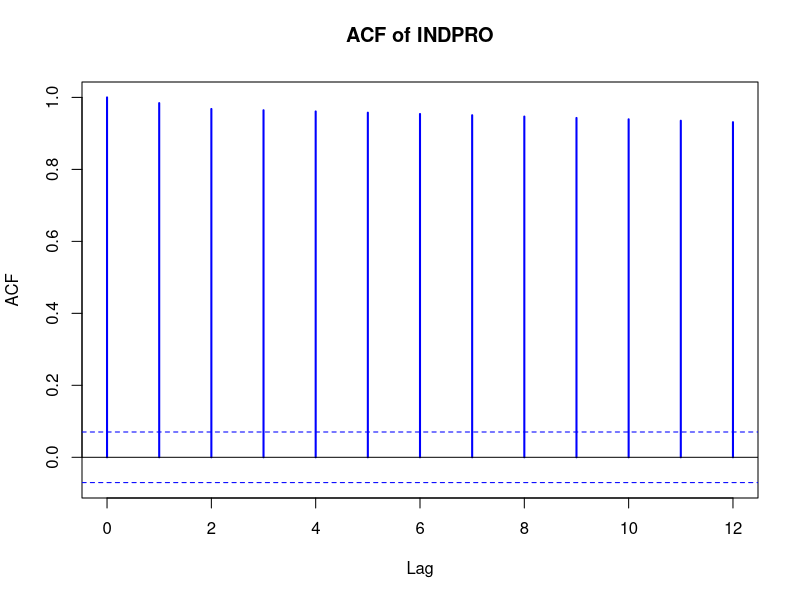
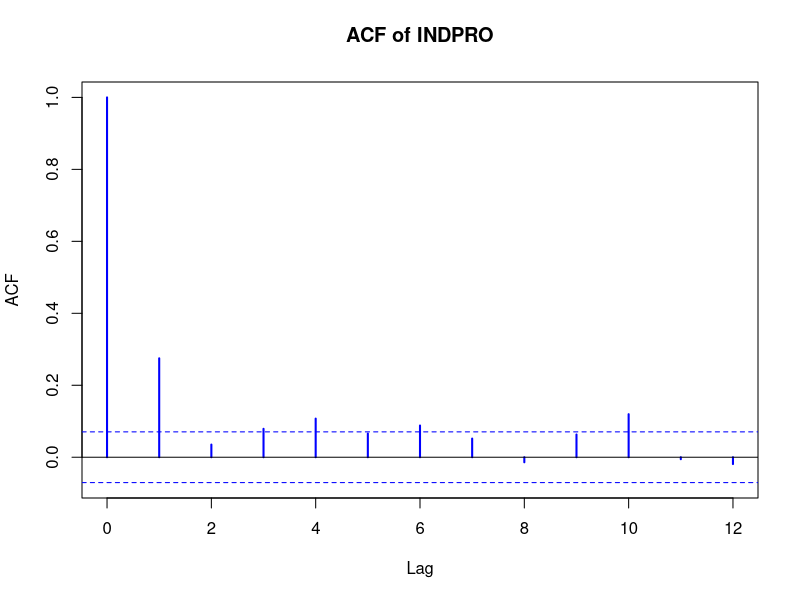
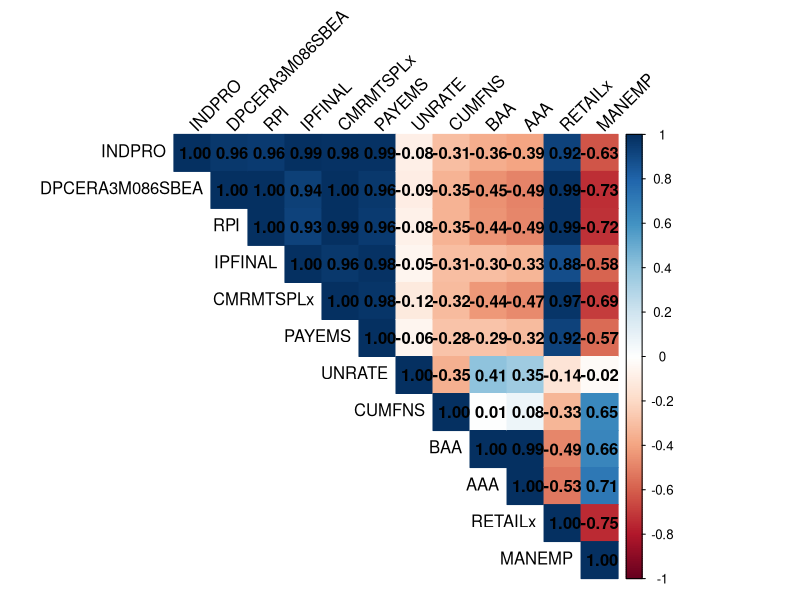

The R source for these figures, in order: (Note: this script raises an error after producing the figures.)
library(readxl) 
library(dplyr)
library(ggplot2)
library(corrplot)
library(tseries)
library(writexl)
library(tidyr)

# Loading datasets
Pre_Dataset <- read_excel("Pre_Dataset.xlsx")[-1,-1]
Pre_Dataset <- Pre_Dataset %>%
  mutate(across(everything(), ~ ifelse(is.na(.), 0, .)))
Pre_Dataset <- Pre_Dataset %>%
  mutate(across(everything(), as.numeric))
Transformed_Dataset <- read_excel("Final_Transformed_Dataset.xlsx")[-1,-1]
Transformed_Dataset <- Transformed_Dataset %>%
  mutate(across(everything(), ~ ifelse(is.na(.), 0, .)))
Transformed_Dataset <- Transformed_Dataset %>%
  mutate(across(everything(), as.numeric))

####################################################
####### 1a. Auto Correlation Plot for INDPRO #######
####################################################
#Pre:
# Calculate autocorrelation for the 'INDPRO' column without plotting 
acf_results_pre <- lapply(Pre_Dataset['INDPRO'], acf, plot = FALSE)
acf_results_pre 
# Plotting ACF
par(mfrow = c(1, 1)) 
lapply(names(Pre_Dataset['INDPRO']), function(col) {
  acf(Pre_Dataset[[col]], main = paste("ACF of", col), lag.max = 12, col = "blue", lwd = 2)
})

#Transformed:
acf_results_transformed <- lapply(Pre_Dataset['INDPRO'], acf, plot = FALSE)
acf_results_transformed 
par(mfrow = c(1, 1)) 
lapply(names(Transformed_Dataset['INDPRO']), function(col) {
  acf(Transformed_Dataset[[col]], main = paste("ACF of", col), lag.max = 12, col = "blue", lwd = 2)
})

####################################################
###### 1b. Augmented Dickey-Fuller (ADF) test ######
####################################################
# Pre:
adf_result <- adf.test(Pre_Dataset$INDPRO)
adf_result
# The Dickey-Fuller statistic is positive in this case, which is a key indicator that the time series might be non-stationary. 
# p-value = 0.99 -> not statistically significant & cannot reject the numm hypothesis that the series has a unit root
# The lag order refers to the number of lagged differences included in the test. 
# The ADF test is "augmented" with lagged values of the differenced series to account for higher-order autocorrelation that might be present in the data. 
# lag order 9 -> 9 lagged differences of the INDPRO series were included in the test to account for autocorrelation.

# Transformed: 
adf_result <- adf.test(Transformed_Dataset$INDPRO)
adf_result
# A more negative Dickey-Fuller statistic indicates stronger evidence against the presence of a unit root (non-stationarity)
# -7.3901 is quite negative, suggesting strong evidence that the series is stationary and does not have a unit root.
# p-value = 0.01 (significant) -> only a 1% chance that the INDPRO time series is non-stationary. 
# reject null hypothesis, conclude that it is likely stationary

####################################################
##### 2. Correlation matrix between variables #####
####################################################
subset_data <- Pre_Dataset[, c("INDPRO", "DPCERA3M086SBEA", "RPI", "IPFINAL", "CMRMTSPLx", "PAYEMS", "UNRATE", "CUMFNS", "BAA", "AAA", "RETAILx", "MANEMP")]  
correlation_matrix_subset <- cor(subset_data, use = "pairwise.complete.obs")
correlation_matrix_subset
write_xlsx(as.data.frame(correlation_matrix_subset), "correlation_matrix.xlsx")

# Heatmap of the correlation matrix
corrplot(correlation_matrix_subset, method = "color", type = "upper", 
         tl.col = "black", tl.srt = 45, 
         addCoef.col = "black")  

####################################################
############ 3. Descriptive Statistics ############# 
####################################################
subset_data <- Pre_Dataset[, c("INDPRO", "DPCERA3M086SBEA", "RPI", "IPFINAL", "CMRMTSPLx", "PAYEMS", "UNRATE", "CUMFNS", "BAA", "AAA", "RETAILx", "MANEMP")]  

descriptive_stats <- function(x) {
  stats <- c(
    Count = length(x),
    Mean = mean(x, na.rm = TRUE),
    `Standard error` = sd(x, na.rm = TRUE) / sqrt(length(na.omit(x))),
    Minimum = min(x, na.rm = TRUE),
    `25%` = quantile(x, 0.25, na.rm = TRUE),
    `50%` = median(x, na.rm = TRUE),
    `75%` = quantile(x, 0.75, na.rm = TRUE),
    Maximum = max(x, na.rm = TRUE)
  )
  return(stats)
}

descriptive_table <- sapply(subset_data, descriptive_stats)
descriptive_table <- as.data.frame(descriptive_table)
descriptive_table <- round(descriptive_table, 2)
descriptive_table <- cbind(Statistic = c("Count", "Mean", "Standard error", "Minimum", "25%", "50%", "75%", "Maximum"), descriptive_table)
descriptive_table
write_xlsx(as.data.frame(descriptive_table), "descriptive_table.xlsx")

####################################################
######### 4. Trends of INDPRO/ X-variables ######### 
####################################################
pre_with_columns <- read_excel("Pre_Dataset.xlsx")[-1,]
subset_data <- pre_with_columns[, c("sasdate", "INDPRO", "DPCERA3M086SBEA", "RPI", "IPFINAL", "CMRMTSPLx", "PAYEMS", "UNRATE", "CUMFNS", "BAA", "AAA", "RETAILx", "MANEMP")]  
filtered_data <-subset_data %>%
  pivot_longer(cols = -sasdate, names_to = "Indicator", values_to = "Value")

# Create the stacked plots using ggplot2
ggplot(filtered_data, aes(x = Date, y = Value, color = dates)) +
  geom_line(size = 1) +  # Create a line plot with different colors for each indicator
  facet_wrap(~ dates, scales = "free_y", ncol = 1) +  # Stack the plots vertically
  theme_minimal() +  # Apply a minimal theme for cleaner visuals
  labs(title = "Trends of Indicators Over Time", x = "Date", y = "Value") +
  theme(legend.position = "none")  # Remove the legend as each plot is labeled individually

#need to fix the dates first
